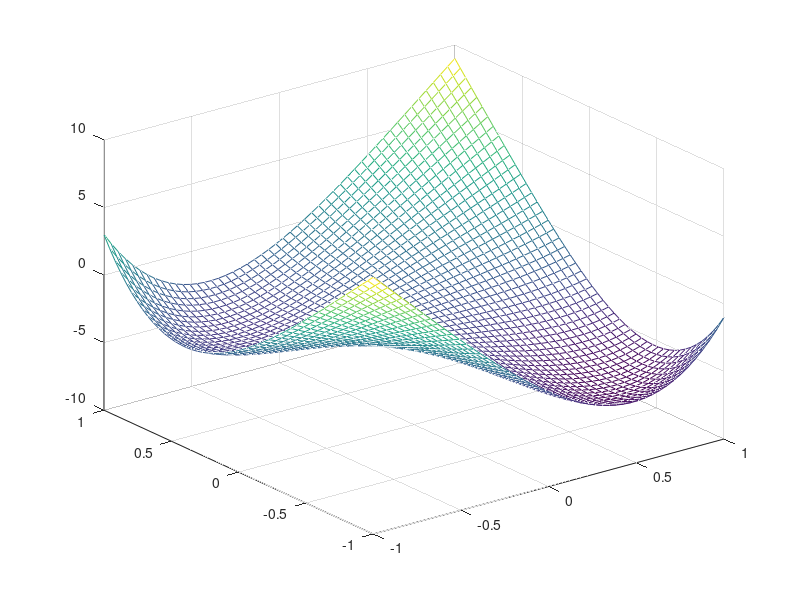
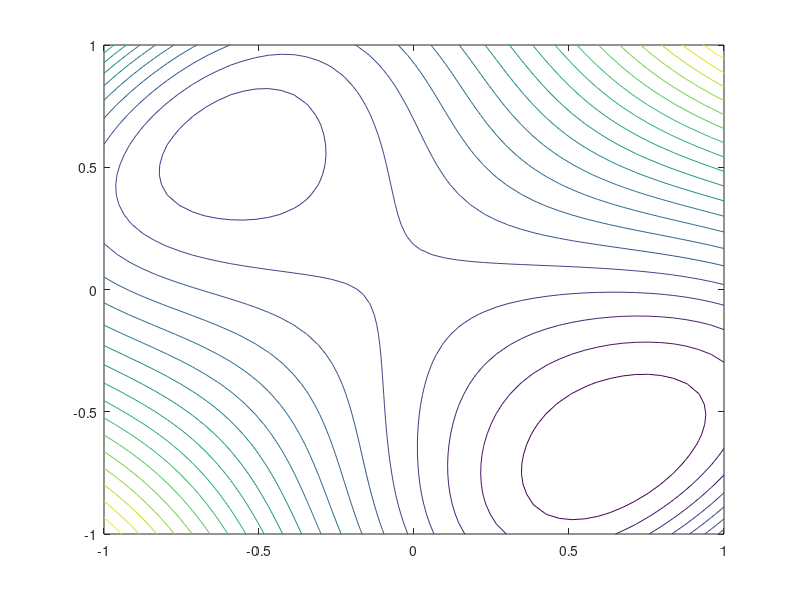

These figures' MATLAB source, in order:
%problem 2
clc; close all;
x = linspace(-1,1,50);
y = x;
[x1,x2] = meshgrid(x,y);
f = (x2-x1).^4+12.*x1.*x2-x1+x2-3;
box on; mesh(x1,x2,f);
figure;
contour(x1,x2,f, 20)